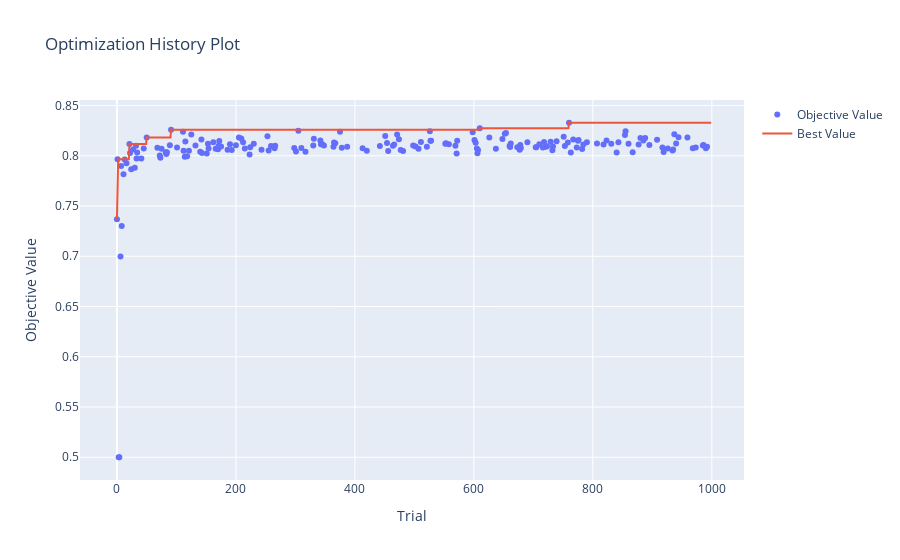

The code cell stored with this chart in its notebook:
### Code cell
print(len(study.trials))
optuna.visualization.plot_optimization_history(study)

### Figure 1 — Plotly figure (JSON) as saved in the notebook; plotly's stock layout.template omitted (floating-point values rounded to 4 significant figures; data arrays with more than 128 entries replaced by an {"elided": "..."} marker saying what was removed)
{"data": [{"mode": "markers", "name": "Objective Value", "type": "scatter", "x": {"elided": "185 int values"}, "y": {"elided": "185 float values"}}, {"mode": "lines", "name": "Best Value", "type": "scatter", "x": {"elided": "1000 int values"}, "y": {"elided": "1000 float values"}}, {"marker": {"color": "#cccccc"}, "mode": "markers", "name": "Infeasible Trial", "showlegend": false, "type": "scatter", "x": [], "y": []}], "layout": {"title": {"text": "Optimization History Plot"}, "xaxis": {"title": {"text": "Trial"}}, "yaxis": {"title": {"text": "Objective Value"}}}}
